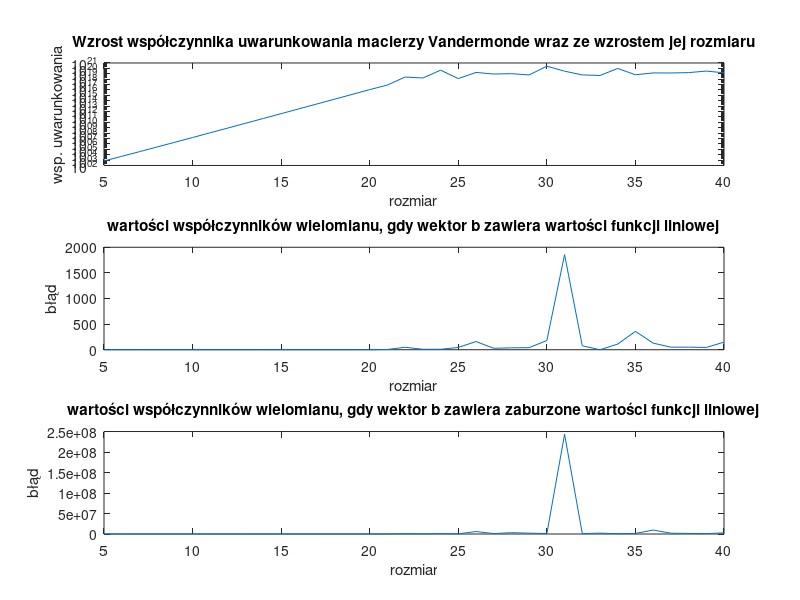

MATLAB code to generate this figure:
function [matrix_condition_numbers, max_coefficients_difference_1, max_coefficients_difference_2] = zadanie3()
% Zwracane są trzy wektory wierszowe:
% matrix_condition_numbers - współczynniki uwarunkowania badanych macierzy Vandermonde
% max_coefficients_difference_1 - maksymalna różnica między referencyjnymi a obliczonymi współczynnikami wielomianu,
%       gdy b zawiera wartości funkcji liniowej
% max_coefficients_difference_2 - maksymalna różnica między referencyjnymi a obliczonymi współczynnikami wielomianu,
%       gdy b zawiera zaburzone wartości funkcji liniowej

N = 5:40;

%% chart 1
matrix_condition_numbers = zeros(1, length(N));
for i = 1:length(N)
    n = N(i);
    V = vandermonde_matrix(n);
    matrix_condition_numbers(i) = cond(V);
end
subplot(3,1,1);
semilogy(N, matrix_condition_numbers);
title('Wzrost współczynnika uwarunkowania macierzy Vandermonde wraz ze wzrostem jej rozmiaru');
xlabel('rozmiar');
ylabel('wsp. uwarunkowania');

%% chart 2
a1 = randi([20,30]);
for i = 1:length(N)
    ni = N(i);
    V = vandermonde_matrix(ni);
    
    % Niech wektor b zawiera wartości funkcji liniowej
    b = linspace(0,a1,ni)';
    reference_coefficients = [ 0; a1; zeros(ni-2,1) ]; % tylko a1 jest niezerowy
    
    % Wyznacznie współczynników wielomianu interpolującego
    calculated_coefficients = V \ b;

    max_coefficients_difference_1(i) = max(abs(calculated_coefficients-reference_coefficients));
end

subplot(3,1,2);
plot(N, max_coefficients_difference_1);
xlabel('rozmiar');
ylabel('błąd');
title('wartości współczynników wielomianu, gdy wektor b zawiera wartości funkcji liniowej');

%% chart 3
for i = 1:length(N)
    ni = N(i);
    V = vandermonde_matrix(ni);
    
    % Niech wektor b zawiera wartości funkcji liniowej nieznacznie zaburzone
    b = linspace(0,a1,ni)' + rand(ni,1)*1e-10;
    reference_coefficients = [ 0; a1; zeros(ni-2,1) ]; % tylko a1 jest niezerowy
    
    % Wyznacznie współczynników wielomianu interpolującego
    calculated_coefficients = V \ b;
    
    max_coefficients_difference_2(i) = max(abs(calculated_coefficients-reference_coefficients));
end

subplot(3,1,3);
plot(N, max_coefficients_difference_2);
xlabel('rozmiar');
ylabel('błąd');
title('wartości współczynników wielomianu, gdy wektor b zawiera zaburzone wartości funkcji liniowej');

print -dpng zadanie3.png

end


function V = vandermonde_matrix(N)
    % Generuje macierz Vandermonde dla N równomiernie rozmieszczonych w przedziale [-1, 1] węzłów interpolacji
    x = linspace(0, 1, N);
    V = zeros(N, N);
    for i = 1:N
        for j = 1:N
            V(i,j) = x(i).^(j-1);
        end
    end
end